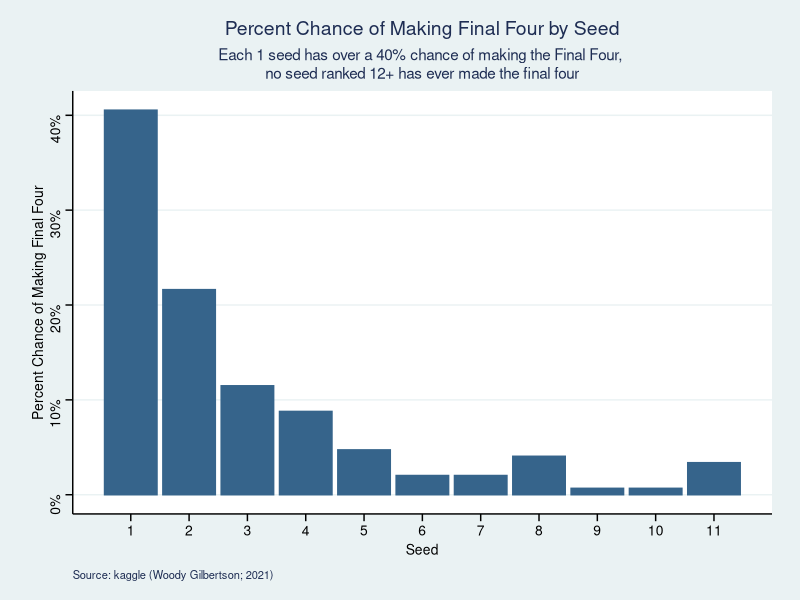

This figure's R source:
## ---- chunk 1
knitr::opts_chunk$set(echo = TRUE)
library(tidyverse)
library(dplyr)
library(ggthemes)
## ---- chunk 2
#not sure how to make it so there is only 1 "1" WSEED, and so forth. Will make a tibble instead. 

joined_data <- tribble(~WSEED, ~seed_total,
        1, 60, 
        2, 32,
        3, 17,
        4, 13, 
        5, 7, 
        6, 3,
        7, 3,
        8, 6,
        9, 1,
        10, 1,
        11, 5)
## ---- chunk 3
mm_data <- read_csv(file = "data_cleaned.csv")

#2022 data

last_year <- tribble(~WSEED, ~seed_total,
        1, 1,
        2, 1,
        2, 1,
        8, 1)

# filtering data to teams that have qualified for final four

data <- mm_data |> 
  filter(ROUND == 4) |> 
  group_by(WSEED) |> 
  summarize(seed_total = sum(WSEED) / WSEED)

#joining data to 2022 data

combined <- full_join(data, last_year)

# trying to get rid of repeat rows

combined |> 
  group_by(WSEED) |> 
  summarize(seed_total = sum(WSEED) / WSEED)


#making graph, used  fill = lightcyan4 and color = ivory4 originally

joined_data |> 
  ggplot(aes(x = WSEED, y = seed_total / 148)) +
    geom_col(fill = "steelblue4", color = "steelblue4") +
    scale_x_continuous(breaks = c(1, 2, 3, 4, 5, 6, 7, 8, 9, 10, 11)) +
  scale_y_continuous(labels = scales::percent_format()) + 
  theme_stata() + 
  labs(title = "Percent Chance of Making Final Four by Seed", 
       subtitle = "Each 1 seed has over a 40% chance of making the Final Four, \nno seed ranked 12+ has ever made the final four", 
       x = "Seed", 
       y = "Percent Chance of Making Final Four",
       caption = "Source: kaggle (Woody Gilbertson; 2021)")
  
